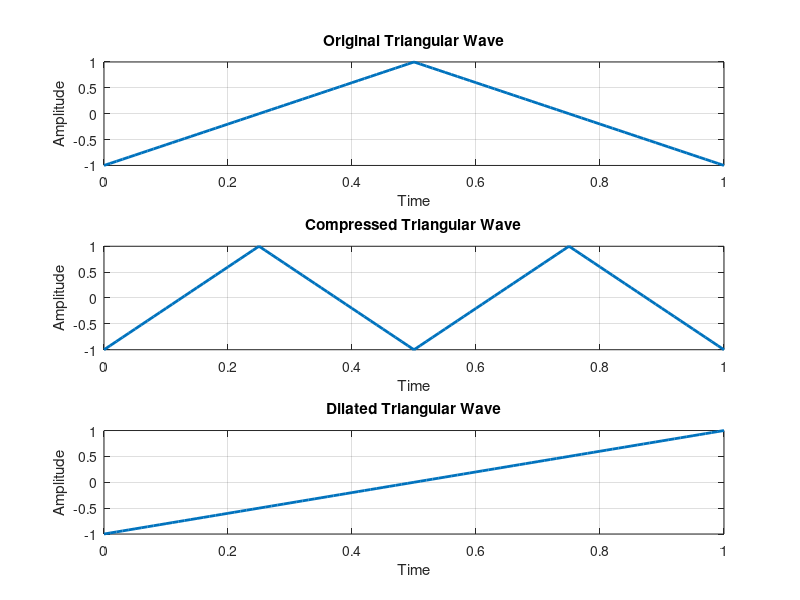

Here is the MATLAB script that generated this plot:
t = 0:0.01:1; 

% Plot original triangular wave
tri_wave = sawtooth(2 * pi * t, 0.5);  
subplot(3,1,1);
plot(t, tri_wave, 'LineWidth', 2);
title('Original Triangular Wave'), xlabel('Time'), ylabel('Amplitude');
grid on;

% Compress by a factor of 2
t_compressed = 2 * t;  
tri_wave = sawtooth(2 * pi * t_compressed, 0.5);  % Compress wave
subplot(3,1,2);
plot(t, tri_wave, 'LineWidth', 2);
title('Compressed Triangular Wave'), xlabel('Time'), ylabel('Amplitude');
grid on;

% Dilate by a factor of 2
t_dilated = 0.5 * t;  
tri_wave = sawtooth(2 * pi * t_dilated, 0.5);  % Dilate wave
subplot(3,1,3);
plot(t, tri_wave, 'LineWidth', 2);
title('Dilated Triangular Wave'), xlabel('Time'), ylabel('Amplitude');
grid on;
